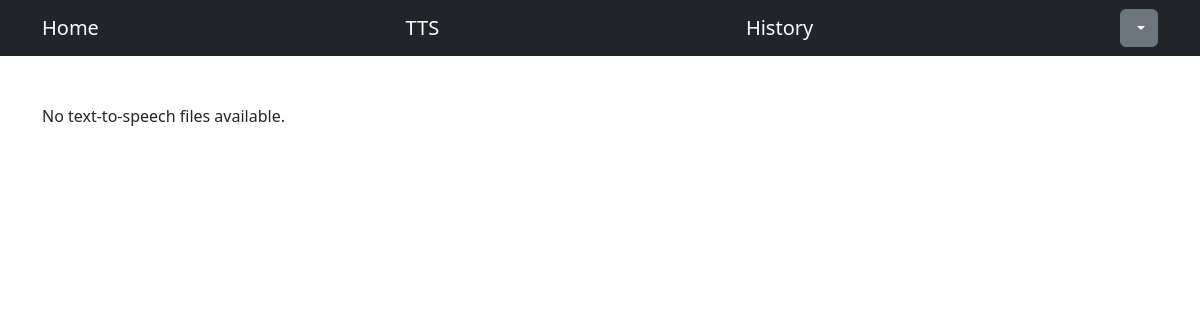
The app's page /tts/tts_files (signed in), older data.
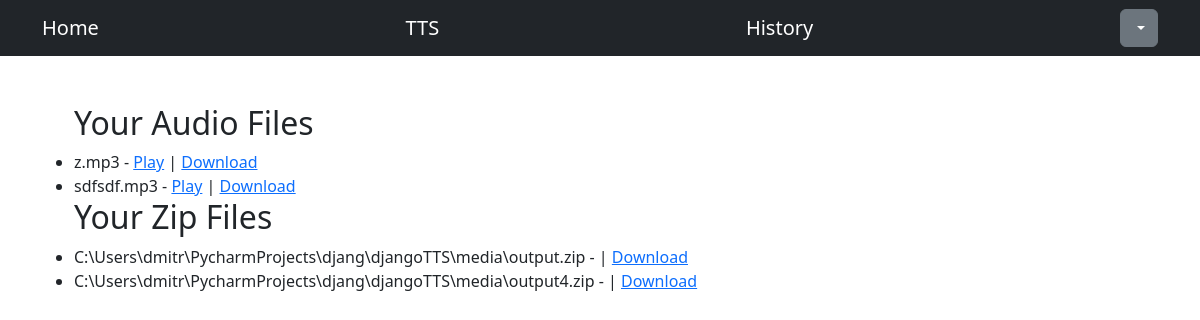
The same page, newer data.
### tts/models.py (models this page shows, shortened)
class AudioFile(models.Model):
    user = models.ForeignKey(settings.AUTH_USER_MODEL, on_delete=models.CASCADE)
    text = models.TextField()
    text_file = models.FileField(upload_to='text_files', blank=True, null=True)
    filename = models.CharField(max_length=124, blank=True, null=True)
    audiofile = models.FileField(upload_to='audio_files', blank=True, null=True)
    zipfile = models.FileField(upload_to='zip_files', blank=True, null=True)
    created_at = models.DateTimeField(auto_now_add=True)

### tts/views.py (the view)
# urls.py: path('tts_files', views.TtsFilesView.as_view(), name='tts_files'),
class TtsFilesView(View):
    template_name = 'tts/tts_files.html'
    def get(self, request, *args, **kwargs):
        user_files = AudioFile.objects.filter(user=request.user)
        return render(request, self.template_name, {'user_files': user_files})

### tts/templates/tts/tts_files.html (shortened to what this page needs)
{% extends 'users/base.html' %}
{% load static %}
{% block content %}
  <div class="container mt-5">
    {% if user_files %}
        <ul>
            <h2>Your Audio Files</h2>
            {% for audio_file in user_files %}
            {% if audio_file.audiofile.name %}
                <li>
                    {{ audio_file.audiofile.name }} -
                    <a href="{{ audio_file.audiofile.url }}" target="_blank">Play</a> |
                    <a href="{{ audio_file.audiofile.url }}" download>Download</a>
                </li>
            {% endif %}
            {% endfor %}
            <h2>Your Zip Files</h2>
            {% for zip_files in user_files %}
            {% if zip_files.zipfile %}
            <li>
                    {{ zip_files.zipfile.name}} - |
                    <a href="{{ zip_files.zipfile.url }}" download>Download</a>
                </li>
            {% endif %}
            {% endfor %}
        </ul>
    {% else %}
        <p>No text-to-speech files available.</p>
    {% endif %}
  </div>
{% endblock %}

Row changes from the older to the newer data that the page shows:
added AudioFile: audiofile.name "z.mp3", shown under "Your Audio Files"
added AudioFile: audiofile.name "sdfsdf.mp3", shown under "Your Audio Files"
added AudioFile: zipfile.name "C:\\Users\\dmitr\\PycharmProjects\\djang\\djangoTTS\\media\\output.zip", shown under "Your Zip Files"
added AudioFile: zipfile.name "C:\\Users\\dmitr\\PycharmProjects\\djang\\djangoTTS\\media\\output4.zip", shown under "Your Zip Files"
Text that changed along with them:
text no longer shown: "No text-to-speech files available."
text now shown: "Your Audio Files Your Zip Files"
